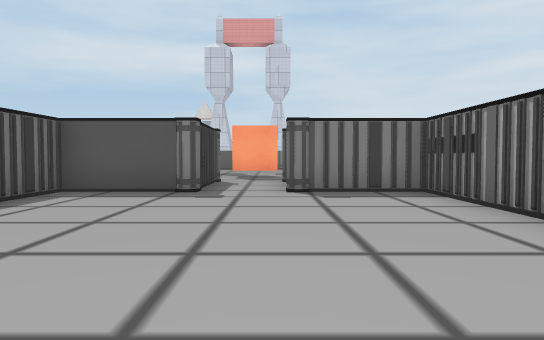
[1] (above)

17 first-person views from a walk through a Unity game level. The camera is 1.2 m above the floor, tilts 2° down and sees 70° across. Doors are open. The floor is counted in squares, 2 m on a side. Each view is taken from the middle of a square. On the plan, view 1 faces up. The plan holds only what a view shows up to about 11 squares ahead; the rest is blank. The place goes on beyond the plan. The player is left out. Some surface patterns are stand-ins.

[2]
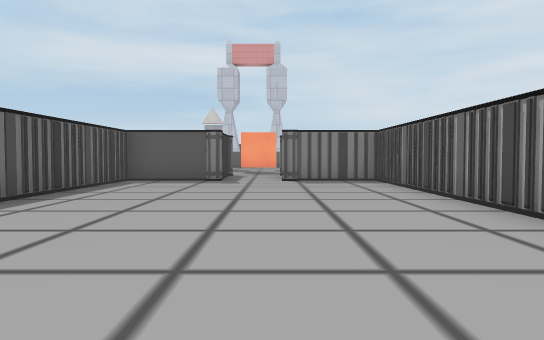

[3]
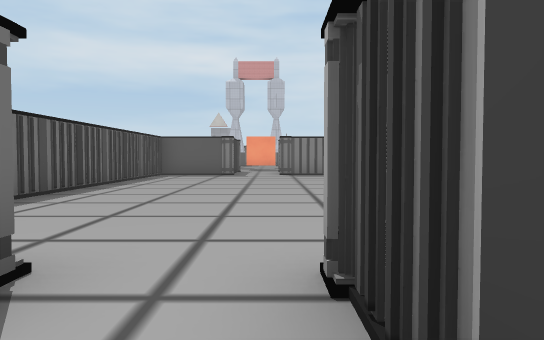

[4]
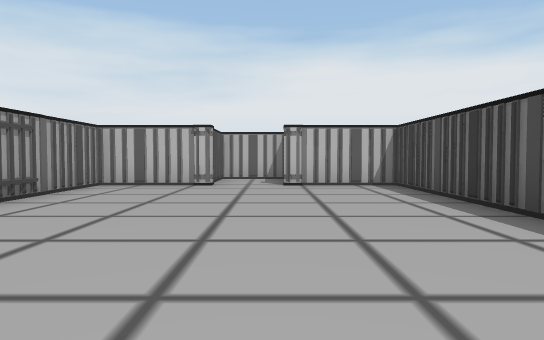

[5]
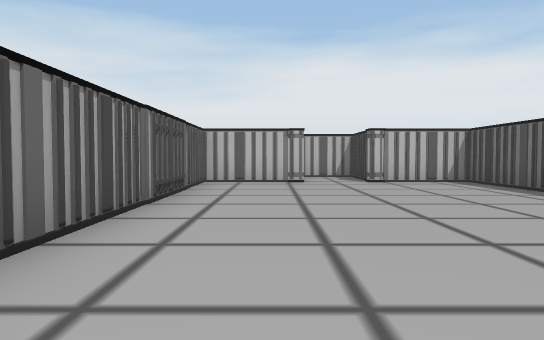

[6]
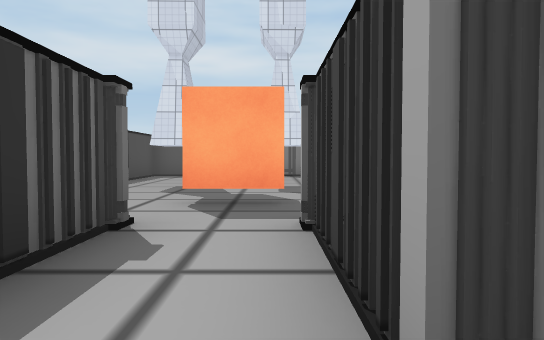

[7]
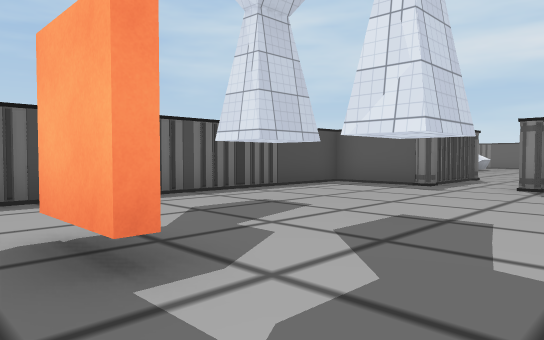

[8]
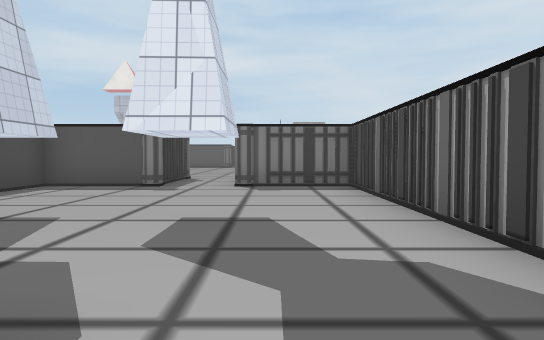

[9]
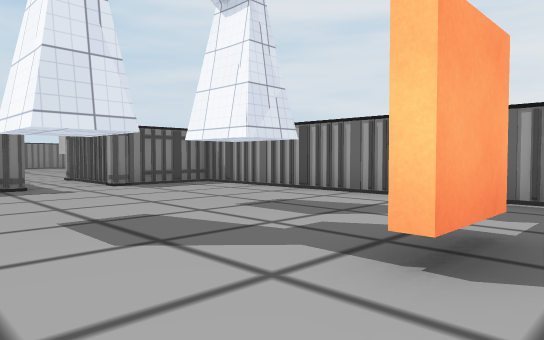

[10]
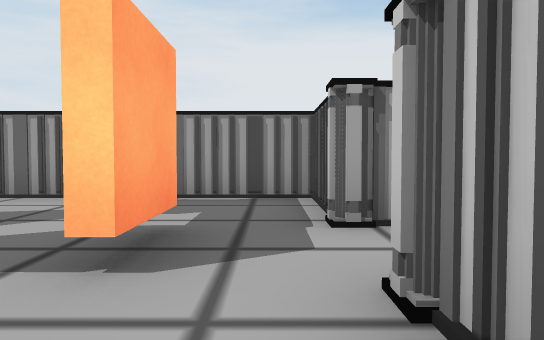

[11]
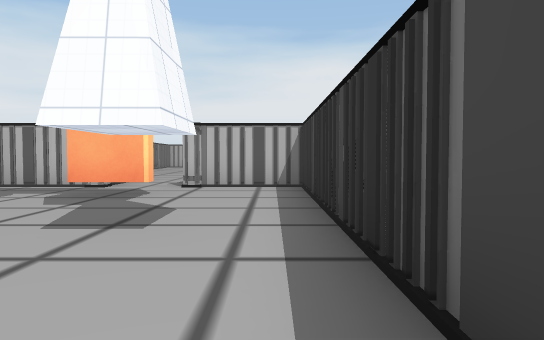

[12]
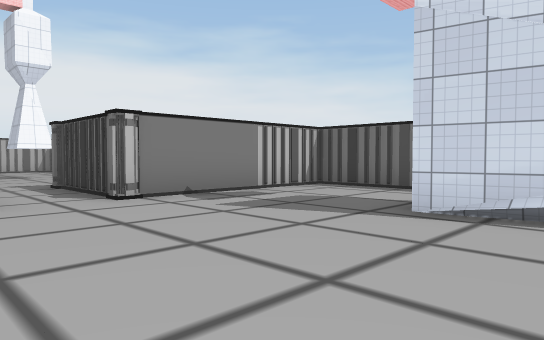

[13]
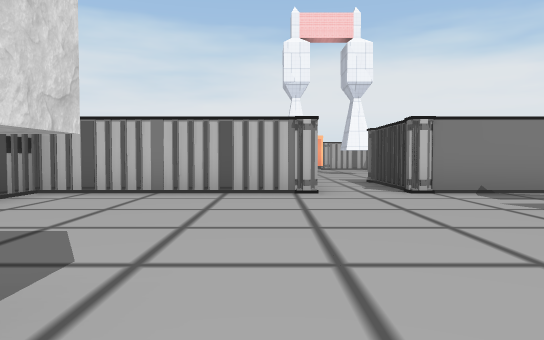

[14]
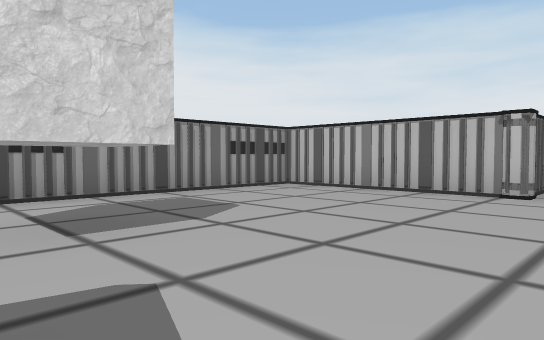

[15]
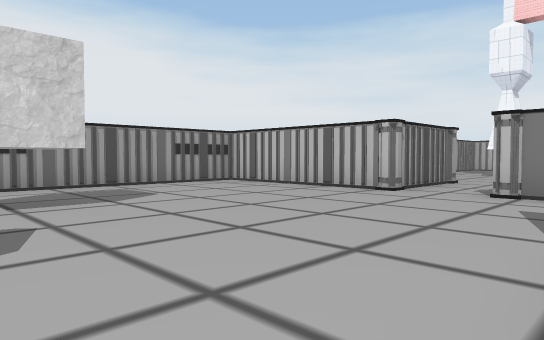

[16]
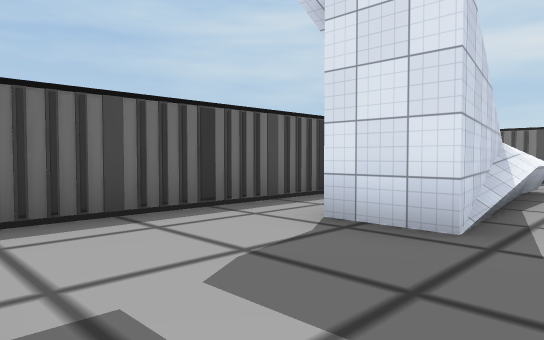

[17]
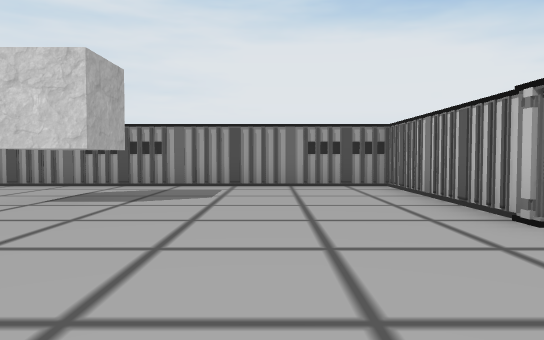

### Floor plan
Ten units are one square. View 1 is at (0, 0); x grows to the right and y downward. Boxes are objects, and circles mark ways between rooms. Rooms are numbered by the first view taken in them; rooms with no view inside come last. Other rooms are left out.
<svg viewBox="-64 -280 118 349">
<path fill="none" stroke="#000" d="M-13 -94 -13 -66 -36 -66 -36 41 -13 41 -13 55M-14 64 3 64 3 41 26 41 26 -66 3 -66 3 -94M-13 -144 -13 -130 -23 -130 -23 -144 -13 -144M6 -144 6 -130 -2 -130 -2 -144M-11 -110 2 -110M2 -108 -11 -108M3 -94 26 -94 26 -178 3 -178 3 -206M-13 -206 -13 -178 -36 -178 -36 -94 -13 -94M3 -206 49 -206 49 -275M-37 -274 -31 -241 -44 -241M-59 -261 -59 -206 -13 -206M-33 -275 -32 -266"/>
<circle cx="-5" cy="-95" r="3" fill="#2a7"/>
<circle cx="-5" cy="-200" r="3" fill="#2a7"/>
<text x="0" y="-20">1</text>
<text x="-10" y="-140">2</text>
<text x="0" y="-240">3</text>
</svg>
Room 1 opens to room 2. Room 2 opens to room 3.

Where each view was taken, in squares from view 1:
view 1: 0 up, 0 right, facing up
view 2: 3 down, 0 right, facing up
view 3: 6 down, 0 right, facing up
view 4: 4 up, 1 left, facing down
view 5: 5 up, 1 right, facing down
view 6: 6 up, 0 right, facing up
view 7: 10 up, 2 right, facing up-left
view 8: 10 up, 1 right, facing up
view 9: 10 up, 3 left, facing up-right
view 10: 10 up, 3 left, facing right
view 11: 17 up, 3 left, facing down
view 12: 26 up, 1 right, facing down-left
view 13: 27 up, 1 right, facing down
view 14: 27 up, 1 left, facing down-right
view 15: 27 up, 3 left, facing down-right
view 16: 21 up, 2 left, facing up-left
view 17: 23 up, 3 left, facing right
